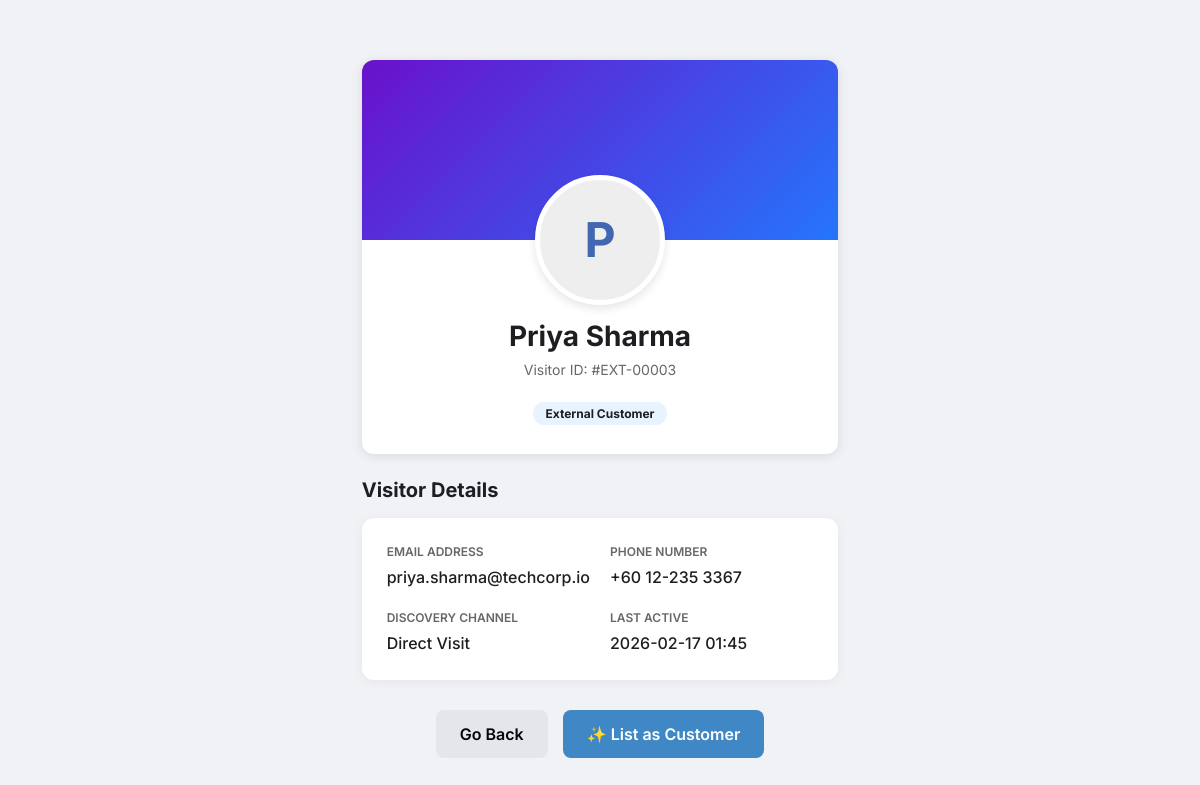
Screenshot of /visitor-profile/3 (signed in) with the database file from the repository.
### app.py (models this page shows, shortened)
class ChatSession(db.Model):
    id = db.Column(db.Integer, primary_key=True)
    visitor_name = db.Column(db.String(100), nullable=False)
    visitor_email = db.Column(db.String(120))
    status = db.Column(db.String(20), default='bot')  # bot, agent_active, closed
    linked_customer_id = db.Column(db.Integer, db.ForeignKey('customer.id'), nullable=True)
    linked_inquiry_id = db.Column(db.Integer, db.ForeignKey('inquiry.id'), nullable=True)
    created_at = db.Column(db.String(50))
    updated_at = db.Column(db.String(50))
    tags = db.Column(db.String(200), default='')  # comma-separated: impt,waiting,completed
    archived = db.Column(db.Boolean, default=False)
    pinned = db.Column(db.Boolean, default=False)
    assigned_agent_id = db.Column(db.Integer, db.ForeignKey('user.id'), nullable=True)
    requested_agent_id = db.Column(db.Integer, db.ForeignKey('user.id'), nullable=True)
    transfer_status = db.Column(db.String(20), default='none')  # none, pending
    chat_messages = db.relationship('ChatMessage', backref='session', cascade="all, delete-orphan", order_by='ChatMessage.id')
    linked_customer = db.relationship('Customer', backref='chat_sessions')
    linked_inquiry = db.relationship('Inquiry', backref='chat_sessions')
    assigned_agent = db.relationship('User', foreign_keys=[assigned_agent_id], backref='assigned_chats')
    requested_agent = db.relationship('User', foreign_keys=[requested_agent_id], backref='requested_chats')

### app.py (the view)
@app.route('/visitor-profile/<int:session_id>')
def visitor_profile(session_id):
    chat_session = ChatSession.query.get_or_404(session_id)
    mock_phone = f"+60 12-{ (session_id * 12345 % 900) + 100 } { (session_id * 6789) % 9000 + 1000 }"
    return render_template('visitor_profile.html', session=chat_session, visitor_phone=mock_phone)

### app.py (called while the page is built)
@app.context_processor
def context_processor():
    from flask import g
    return dict(
        team_pending_requests_count=getattr(g, 'team_pending_requests_count', 0),
        unread_team_messages=getattr(g, 'unread_team_messages', False)
    )

@app.context_processor
def inject_user_preferences():
    theme = 'light'
    if has_request_context() and 'user_id' in session:
        user_id = session.get('user_id')
        user = User.query.get(user_id)
        if user and user.preferences:
            try:
                import json
                prefs = json.loads(user.preferences)
                theme = prefs.get('theme', 'light')
            except:
                pass
    return dict(current_theme=theme)

@app.context_processor
def inject_search_data():
    customers = Customer.query.all()
    inquiries = Inquiry.query.all()
    rules = Rule.query.all()
    templates = AutoReplyTemplate.query.all()
    faqs = FAQ.query.all()
    search_seed = []
    for c in customers:
        search_seed.append({"display": c.name, "category": "Customer", "page": "/customers"})
    for i in inquiries:
        search_seed.append({"display": f"Inquiry: {i.customer}", "category": "Inquiry", "page": f"/inquiry/{i.id}"})
    for r in rules:
        search_seed.append({"display": r.name, "category": "Rule", "page": "/scoring"})
    for t in templates:
        search_seed.append({"display": t.title, "category": "Template", "page": "/templates-manager"})
    for f in faqs:
        search_seed.append({"display": f.question, "category": "FAQ", "page": "/templates-manager"})
    return dict(search_seed=search_seed)

@app.before_request
def require_login():
    allowed_routes = ['login', 'static']
    if request.endpoint and request.endpoint not in allowed_routes and not session.get('logged_in'):
        if request.path.startswith('/api/'):
            return jsonify({'error': 'Unauthorized'}), 401
        return redirect(url_for('login'))
    if session.get('logged_in') and session.get('user_id'):
        user = User.query.get(session.get('user_id'))
        if user:
            try:
                user.last_active = datetime.now().strftime('%Y-%m-%d %H:%M:%S')
                db.session.commit()
            except:
                pass
            session['user_role'] = user.role
            session['team_id'] = user.team_id
            session['user_name'] = user.name
            session['user_pic'] = user.profile_picture

### templates/visitor_profile.html (shortened to what this page needs)
<!DOCTYPE html>
<html lang="en">
<head>
    <link href="https://cdn.jsdelivr.net/npm/bootstrap@5.3.0/dist/css/bootstrap.min.css" rel="stylesheet">
    <link rel="stylesheet" href="{{ url_for('static', filename='style.css') }}">
</head>
<body class="external-profile">
    <div class="external-container">
        <div class="profile-header-card">
            <div class="profile-cover"></div>
            <div class="profile-main-info">
                <div class="profile-avatar-large">
                    {{ session.visitor_name[0] | upper if session.visitor_name else 'V' }}
                </div>
                <h1 class="profile-name-ext">{{ session.visitor_name }}</h1>
                <div class="profile-id-ext">Visitor ID: #EXT-{{ "%05d"|format(session.id) }}</div>
                <span class="status-badge-ext">External Customer</span>
            </div>
        </div>
        <h5 class="mb-3 fw-bold">Visitor Details</h5>
        <div class="info-grid">
            <div class="info-item">
                <span class="info-label">Email Address</span>
                <span class="info-value">{{ session.visitor_email or 'Not Provided' }}</span>
            </div>
            <div class="info-item">
                <span class="info-label">Phone Number</span>
                <span class="info-value">{{ visitor_phone or 'Not Provided' }}</span>
            </div>
            <div class="info-item">
                <span class="info-label">Discovery Channel</span>
                <span class="info-value">Direct Visit</span>
            </div>
            <div class="info-item">
                <span class="info-label">Last Active</span>
                <span class="info-value">{{ session.updated_at or 'Recently' }}</span>
            </div>
        </div>
        <div class="action-bar-ext">
            <button class="btn-back-ext" onclick="window.history.back()">Go Back</button>
            <button class="btn-list-cust" id="btnListAsCustomer" onclick="listAsCustomer({{ session.id }})">
                ✨ List as Customer
            </button>
        </div>
    </div>
</body>
</html>

### static/style.css (style rules this page uses)
:root { --blue: #3F88C5; --red: #E94F37; --green: #44BBA4; --gray: #64748b; --slate-900: #393E41; --slate-800: #4a5155; --border-radius: 12px; --bg-light: #F6F7EB; --sidebar-bg: #393E41; }
* { box-sizing: border-box; font-family: 'Inter', -apple-system, sans-serif; }
body { margin: 0; display: flex; background-color: var(--bg-light); color: var(--slate-900); height: 100vh; overflow: hidden; font-size: 16px; -webkit-font-smoothing: antialiased; }
.info-grid { display: grid; grid-template-columns: 1fr 1fr; gap: 12px; margin-bottom: 20px; }
.info-label { color: var(--gray); display: block; margin-bottom: 4px; font-weight: 600; font-size: 0.75rem; }

### templates/visitor_profile.html (style rules this page uses)
:root { --external-bg: #f0f2f5; --external-card: #ffffff; --external-accent: #4267B2; }
body.external-profile { background-color: var(--external-bg); font-family: 'Outfit', sans-serif; color: #1c1e21; }
.external-container { max-width: 800px; margin: 40px auto; padding: 20px; }
.profile-header-card { background: var(--external-card); border-radius: 12px; overflow: hidden; box-shadow: 0 2px 12px rgba(0, 0, 0, 0.1); margin-bottom: 24px; }
.profile-cover { height: 180px; background: linear-gradient(135deg, #6a11cb 0%, #2575fc 100%); }
.profile-main-info { padding: 0 30px 30px; position: relative; text-align: center; }
.profile-avatar-large { width: 130px; height: 130px; border-radius: 50%; border: 5px solid white; background: #eee; margin: -65px auto 15px; display: flex; align-items: center; justify-content: center; font-size: 48px; font-weight: 700; color: var(--external-accent); box-shadow: 0 4px 10px rgba(0, 0, 0, 0.1); }
.profile-name-ext { font-size: 28px; font-weight: 700; margin-bottom: 5px; }
.profile-id-ext { color: #65676b; font-size: 14px; margin-bottom: 20px; }
.info-grid { display: grid; grid-template-columns: repeat(2, 1fr); gap: 20px; background: white; padding: 25px; border-radius: 12px; box-shadow: 0 2px 12px rgba(0, 0, 0, 0.05); }
.info-item { display: flex; flex-direction: column; }
.info-label { font-size: 12px; font-weight: 600; color: #65676b; text-transform: uppercase; margin-bottom: 4px; }
.info-value { font-size: 16px; font-weight: 500; }
.action-bar-ext { margin-top: 30px; display: flex; justify-content: center; gap: 15px; }
.btn-list-cust { background-color: var(--blue); color: white; border: none; padding: 12px 24px; border-radius: 8px; font-weight: 600; transition: 0.2s; display: flex; align-items: center; gap: 8px; }
.btn-back-ext { background-color: #e4e6eb; color: #050505; border: none; padding: 12px 24px; border-radius: 8px; font-weight: 600; transition: 0.2s; }
.status-badge-ext { padding: 4px 12px; border-radius: 20px; font-size: 12px; font-weight: 700; background: #e7f3ff; color: #1c1e21; }

### rows the page displays
ChatSession: visitor_name "P", visitor_name "Priya Sharma", id "00003", visitor_email "priya.sharma@techcorp.io", updated_at "2026-02-17 01:45"

### other values shown
{{ visitor_phone or 'Not Provided' }} "+60 12-235 3367"
